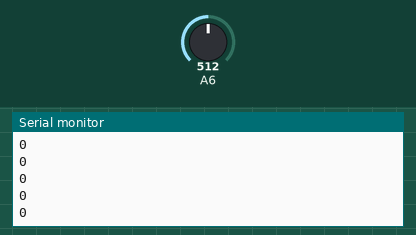
Bench run of a sketch on a simulated Arduino Uno, built with avr-gcc and run on an emulated ATmega328P. On the bench: the last lines printed to the serial monitor. The test bench sets the inputs (shaded band); at power-on: A6 = 512.

Above: at 1.2 s.
1.3 s: A6 set to 710
At 1.9 s:
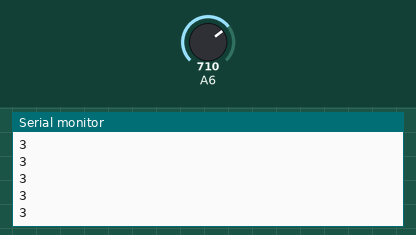
2.8 s: A6 set to 590
At 3.4 s:
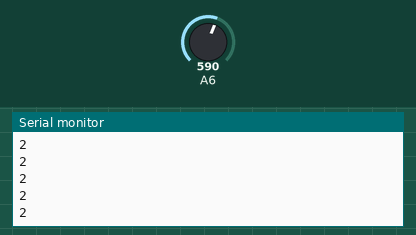
Timing chart, 0 to 5.8 s (numbered marks = the images above; inputs shaded):
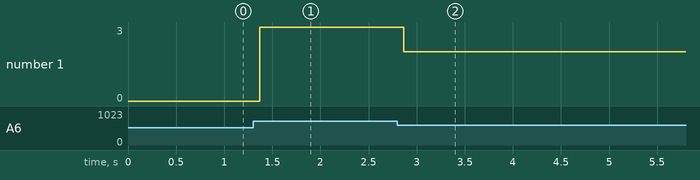

Measured:
- after the input at 1.3 s, the serial monitor: prints a new line after 0.07 s (image 1)
- after the input at 2.8 s, the serial monitor: prints a new line after 0.07 s (image 2)
- plotted number 1: 0 → 3 after the input at 1.3 s, 3 → 2 after the input at 2.8 s

The sketch:

keypoll.ino
```cpp
#include "keypoll.h"

void setup() {
  // put your setup code here, to run once:
Serial.begin(9600);
}

void loop(){
  Serial.println(keypoll());
}
```

keypoll.cpp
```cpp
#include <Arduino.h>
#include "keypoll.h"
// Keypoll erfasst welche Taste gedrückt ist:
int keypoll() {
  int key=0;
  unsigned keyvalue = analogRead(6);
if(100<keyvalue&&keyvalue<150){
  key=1;}
if(550<keyvalue&&keyvalue<600){
  key=2;}
if(700<keyvalue&&keyvalue<750){
  key=3;}
if(1000<keyvalue){
  key=0;}
return (key);
}
```

keypoll.h
```cpp
#ifndef __KEYPOLL
#define __KEYPOLL
#include <Arduino.h>
int keypoll();
#endif
```
